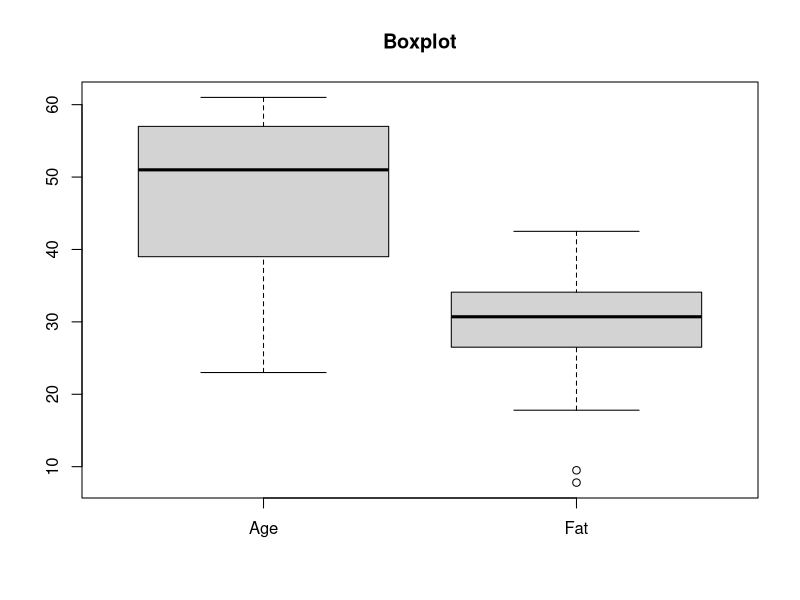
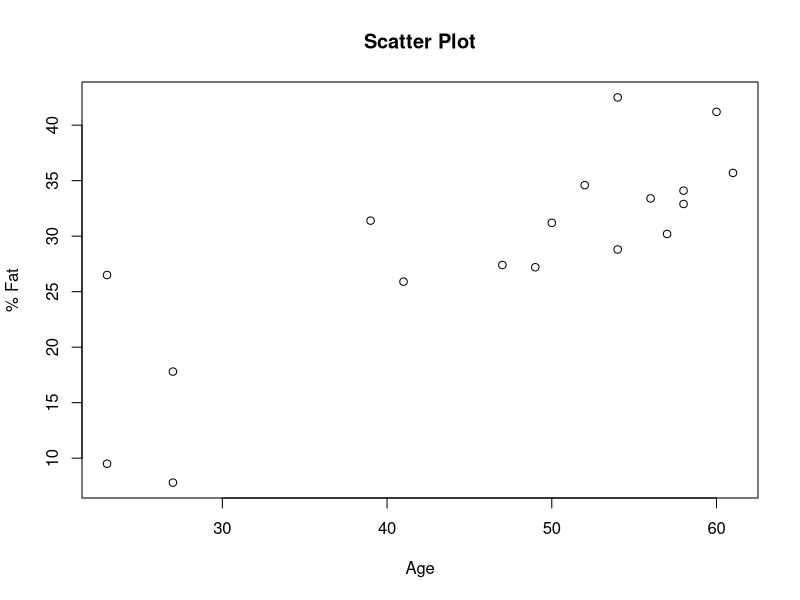
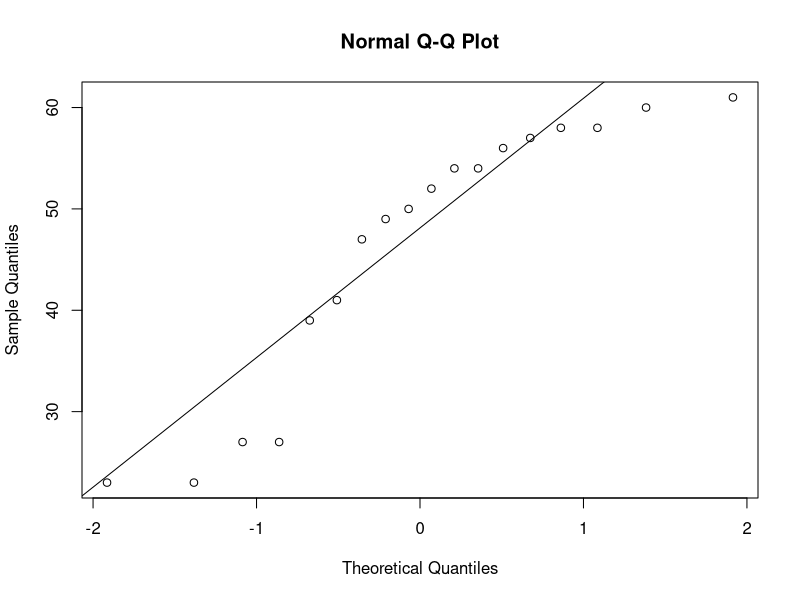
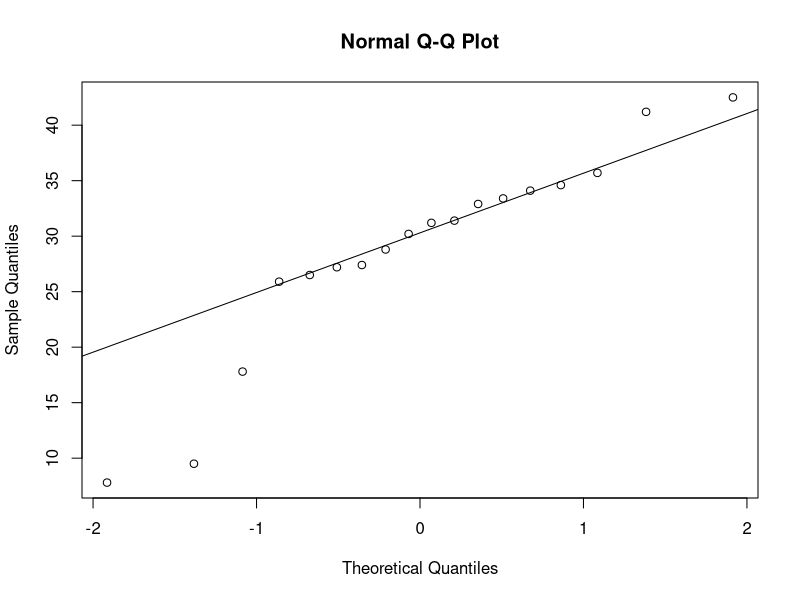

These charts were generated, in order, by the following R code:
# Example Data
age <- c(23,23,27,27,39,41,47,49,50,52,54,54,56,57,58,58,60,61)

fat <- c(9.5,26.5,7.8,17.8,31.4,25.9,27.4,27.2,
         31.2,34.6,42.5,28.8,33.4,30.2,34.1,32.9,41.2,35.7)

# Mean
mean(age)
mean(fat)

# Median
median(age)
median(fat)

# Standard deviation
sd(age)
sd(fat)

# Boxplot
boxplot(age,fat,
        main="Boxplot",
        names=c("Age","Fat"))

# Scatter Plot
plot(age,fat,
     main="Scatter Plot",
     xlab="Age",
     ylab="% Fat")

# QQ Plot
qqnorm(age)
qqline(age)

qqnorm(fat)
qqline(fat)
